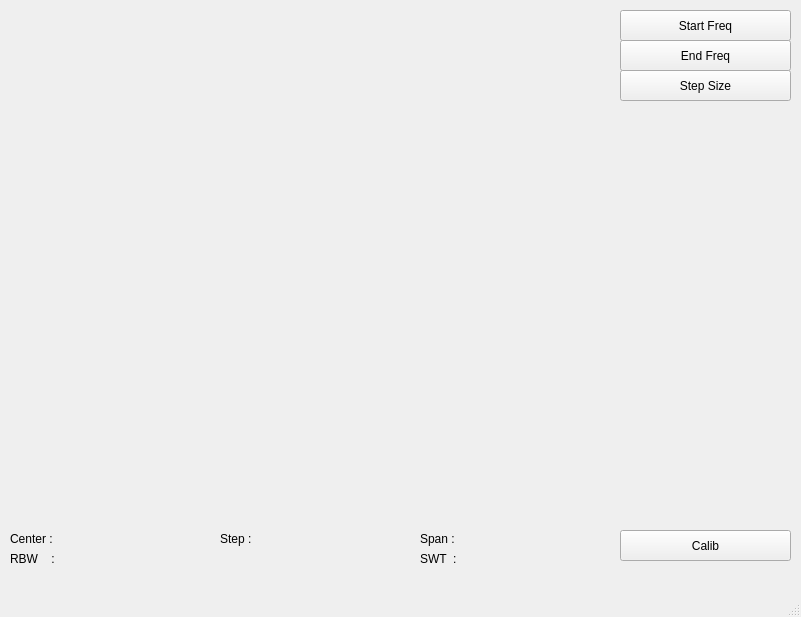
<?xml version="1.0" encoding="UTF-8"?>
<ui version="4.0">
 <class>MainWindow</class>
 <widget class="QMainWindow" name="MainWindow">
  <property name="geometry">
   <rect>
    <x>0</x>
    <y>0</y>
    <width>801</width>
    <height>617</height>
   </rect>
  </property>
  <property name="windowTitle">
   <string>MainWindow</string>
  </property>
  <widget class="QWidget" name="centralwidget">
   <widget class="PlotWidget" name="plotWidget" native="true">
    <property name="geometry">
     <rect>
      <x>10</x>
      <y>10</y>
      <width>601</width>
      <height>511</height>
     </rect>
    </property>
   </widget>
   <widget class="QWidget" name="controlWidget" native="true">
    <property name="geometry">
     <rect>
      <x>620</x>
      <y>10</y>
      <width>171</width>
      <height>551</height>
     </rect>
    </property>
    <widget class="QPushButton" name="SpanBtn">
     <property name="geometry">
      <rect>
       <x>0</x>
       <y>0</y>
       <width>171</width>
       <height>31</height>
      </rect>
     </property>
     <property name="text">
      <string>Start Freq</string>
     </property>
    </widget>
    <widget class="QPushButton" name="CenterFreqBtn">
     <property name="geometry">
      <rect>
       <x>0</x>
       <y>30</y>
       <width>171</width>
       <height>31</height>
      </rect>
     </property>
     <property name="text">
      <string>End Freq</string>
     </property>
    </widget>
    <widget class="QPushButton" name="Sizebtn">
     <property name="geometry">
      <rect>
       <x>0</x>
       <y>60</y>
       <width>171</width>
       <height>31</height>
      </rect>
     </property>
     <property name="text">
      <string>Step Size</string>
     </property>
    </widget>
    <widget class="QPushButton" name="CalibBtn">
     <property name="geometry">
      <rect>
       <x>0</x>
       <y>520</y>
       <width>171</width>
       <height>31</height>
      </rect>
     </property>
     <property name="text">
      <string>Calib</string>
     </property>
    </widget>
   </widget>
   <widget class="QLabel" name="label_1">
    <property name="geometry">
     <rect>
      <x>10</x>
      <y>530</y>
      <width>61</width>
      <height>17</height>
     </rect>
    </property>
    <property name="text">
     <string>Center : </string>
    </property>
   </widget>
   <widget class="QLabel" name="center_freq_label">
    <property name="geometry">
     <rect>
      <x>70</x>
      <y>530</y>
      <width>141</width>
      <height>17</height>
     </rect>
    </property>
    <property name="text">
     <string/>
    </property>
   </widget>
   <widget class="QLabel" name="span_label">
    <property name="geometry">
     <rect>
      <x>470</x>
      <y>530</y>
      <width>131</width>
      <height>17</height>
     </rect>
    </property>
    <property name="text">
     <string/>
    </property>
   </widget>
   <widget class="QLabel" name="label_2">
    <property name="geometry">
     <rect>
      <x>420</x>
      <y>530</y>
      <width>41</width>
      <height>17</height>
     </rect>
    </property>
    <property name="text">
     <string>Span :</string>
    </property>
   </widget>
   <widget class="QLabel" name="label_3">
    <property name="geometry">
     <rect>
      <x>10</x>
      <y>550</y>
      <width>61</width>
      <height>17</height>
     </rect>
    </property>
    <property name="text">
     <string>RBW    :</string>
    </property>
   </widget>
   <widget class="QLabel" name="rbw_label">
    <property name="geometry">
     <rect>
      <x>70</x>
      <y>550</y>
      <width>141</width>
      <height>17</height>
     </rect>
    </property>
    <property name="text">
     <string/>
    </property>
   </widget>
   <widget class="QLabel" name="swt_label">
    <property name="geometry">
     <rect>
      <x>470</x>
      <y>550</y>
      <width>131</width>
      <height>17</height>
     </rect>
    </property>
    <property name="text">
     <string/>
    </property>
   </widget>
   <widget class="QLabel" name="label_4">
    <property name="geometry">
     <rect>
      <x>420</x>
      <y>550</y>
      <width>41</width>
      <height>17</height>
     </rect>
    </property>
    <property name="text">
     <string>SWT  :</string>
    </property>
   </widget>
   <widget class="QLabel" name="label_5">
    <property name="geometry">
     <rect>
      <x>220</x>
      <y>530</y>
      <width>61</width>
      <height>17</height>
     </rect>
    </property>
    <property name="text">
     <string>Step : </string>
    </property>
   </widget>
   <widget class="QLabel" name="size_label">
    <property name="geometry">
     <rect>
      <x>270</x>
      <y>530</y>
      <width>141</width>
      <height>17</height>
     </rect>
    </property>
    <property name="text">
     <string/>
    </property>
   </widget>
  </widget>
  <widget class="QMenuBar" name="menubar">
   <property name="geometry">
    <rect>
     <x>0</x>
     <y>0</y>
     <width>801</width>
     <height>22</height>
    </rect>
   </property>
  </widget>
  <widget class="QStatusBar" name="statusbar"/>
 </widget>
 <customwidgets>
  <customwidget>
   <class>PlotWidget</class>
   <extends>QWidget</extends>
   <header>plotwidget.h</header>
   <container>1</container>
  </customwidget>
 </customwidgets>
 <resources/>
 <connections/>
</ui>
